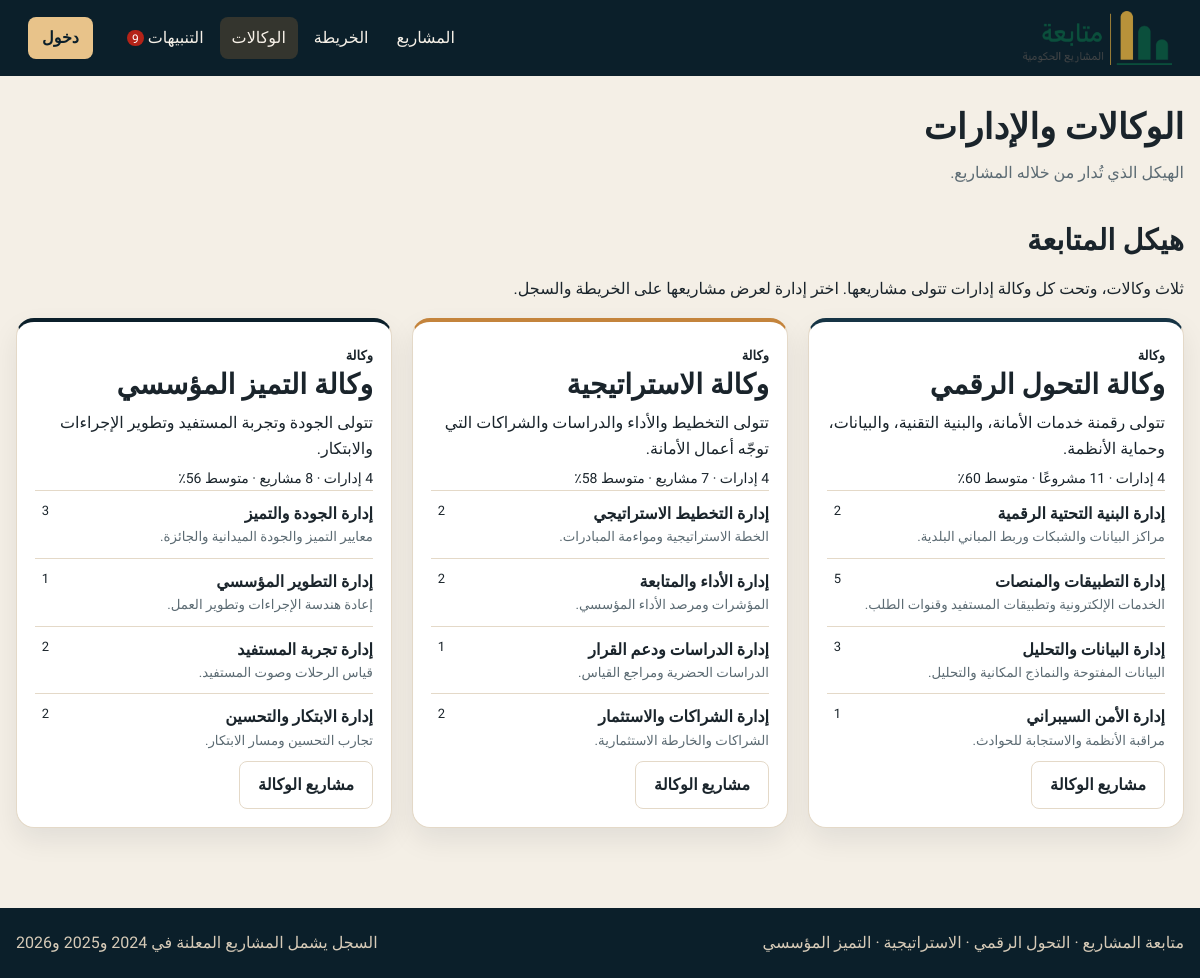
Screenshot of /structure.php with the database file from the repository.
### tables this page shows
CREATE TABLE agencies (
  id INT UNSIGNED NOT NULL AUTO_INCREMENT,
  name VARCHAR(150) NOT NULL,
  slug VARCHAR(80) NOT NULL,
  description TEXT NOT NULL,
  color VARCHAR(7) NOT NULL,
  icon VARCHAR(30) NOT NULL DEFAULT 'mark',
  PRIMARY KEY (id),
  UNIQUE KEY uq_agency_slug (slug)
);

CREATE TABLE departments (
  id INT UNSIGNED NOT NULL AUTO_INCREMENT,
  agency_id INT UNSIGNED NOT NULL,
  name VARCHAR(150) NOT NULL,
  description VARCHAR(300) NOT NULL,
  PRIMARY KEY (id),
  KEY idx_department_agency (agency_id),
  CONSTRAINT fk_department_agency FOREIGN KEY (agency_id) REFERENCES agencies (id) ON DELETE RESTRICT
);

### includes/bootstrap.php (called while the page is built, shortened)
<?php
function e($value): string
{
    return htmlspecialchars((string) $value, ENT_QUOTES, 'UTF-8');
}
function app_config(): array
{
    $file = APP_ROOT . '/config/config.php';
    if (!is_file($file)) {
        return ['host' => '127.0.0.1', 'name' => 'amanah_hail', 'user' => 'root', 'pass' => ''];
    }
    $config = require $file;
    return is_array($config) ? $config : [];
}
function db(): PDO
{
    static $pdo = null;
    if ($pdo instanceof PDO) {
        return $pdo;
    }
    $c = app_config();
    $dsn = 'mysql:host=' . $c['host'] . ';dbname=' . $c['name'] . ';charset=utf8mb4';
    try {
        $pdo = new PDO($dsn, $c['user'], $c['pass'], [
            PDO::ATTR_ERRMODE => PDO::ERRMODE_EXCEPTION,
            PDO::ATTR_DEFAULT_FETCH_MODE => PDO::FETCH_ASSOC,
            PDO::ATTR_EMULATE_PREPARES => false,
        ]);
    } catch (PDOException $e) {
        render_db_error($e);
    }
    return $pdo;
}
function fetch_agencies(): array
{
    return db()->query(
        'SELECT a.id, a.name, a.slug, a.description, a.color, a.icon,
                COUNT(DISTINCT d.id) AS department_count,
                COUNT(p.id) AS project_count,
                COALESCE(ROUND(AVG(p.progress)), 0) AS avg_progress
         FROM agencies a
         LEFT JOIN departments d ON d.agency_id = a.id
         LEFT JOIN projects p ON p.department_id = d.id AND p.announced_year IN (2024, 2025, 2026)
         GROUP BY a.id, a.name, a.slug, a.description, a.color, a.icon
         ORDER BY a.id'
    )->fetchAll();
}
function fetch_departments(): array
{
    return db()->query(
        'SELECT d.*, a.name AS agency_name, a.color AS agency_color, a.id AS agency_id,
                (SELECT COUNT(*) FROM projects p WHERE p.department_id = d.id AND p.announced_year IN (2024, 2025, 2026)) AS project_count
         FROM departments d
         INNER JOIN agencies a ON a.id = d.agency_id
         ORDER BY a.id, d.id'
    )->fetchAll();
}
function count_label(int $n): string
{
    if ($n >= 3 && $n <= 10) {
        return $n . ' مشاريع';
    }
    return $n . ' مشروعًا';
}
require_once __DIR__ . '/layout.php';

### structure.php (the view, shortened to what this page needs)
<?php
require __DIR__ . '/includes/bootstrap.php';
$agencies = fetch_agencies();
$departments = fetch_departments();
$byAgency = [];
foreach ($departments as $department) {
    $byAgency[$department['agency_id']][] = $department;
}
?>
<section class="container page-gap">
  <header class="page-intro">
    <h2>هيكل المتابعة</h2>
    <p>ثلاث وكالات، وتحت كل وكالة إدارات تتولى مشاريعها. اختر إدارة لعرض مشاريعها على الخريطة والسجل.</p>
  </header>
  <div class="org">
    <?php foreach ($agencies as $agency): ?>
      <article class="org-card" style="--agency: <?= e($agency['color']) ?>">
        <header>
          <p class="kicker">وكالة</p>
          <h2><?= e($agency['name']) ?></h2>
          <p><?= e($agency['description']) ?></p>
          <p class="org-stats"><?= (int) $agency['department_count'] ?> إدارات · <?= e(count_label((int) $agency['project_count'])) ?> · متوسط <?= (int) $agency['avg_progress'] ?>٪</p>
        </header>
        <ul class="dept-list">
          <?php foreach ($byAgency[$agency['id']] ?? [] as $department): ?>
            <li>
              <a href="index.php?agency=<?= (int) $agency['id'] ?>&amp;dept=<?= (int) $department['id'] ?>#list"><?= e($department['name']) ?></a>
              <span><?= (int) $department['project_count'] ?></span>
              <small><?= e($department['description']) ?></small>
            </li>
          <?php endforeach; ?>
        </ul>
        <a class="btn btn-ghost" href="index.php?agency=<?= (int) $agency['id'] ?>#list">مشاريع الوكالة</a>
      </article>
    <?php endforeach; ?>
  </div>
</section>

### assets/css/style.css (style rules this page uses)
:root { --ink: #0B1F2A; --ink-2: #163445; --copper: #C4843C; --copper-2: #E8C38A; --sand: #F4EFE6; --paper: #FFFcf7; --text-dark: #1A242B; --muted: #5C6B73; --border-color: #E4D9C8; --white: #ffffff; --alert: #B42318; --ok: #2F6F5E; --font-main: "IBM Plex Sans Arabic", "IBM Plex Sans", system-ui, sans-serif; --primary-color: var(--copper); --primary-dark: var(--ink); --footer-bg: var(--ink); --section-gap: 20px; --pine: var(--ink); --pine-2: var(--copper); --brass: var(--copper); --brass-2: var(--copper-2); --bg: var(--sand); --line: var(--border-color); --sans: var(--font-main); --display: var(--font-main); --shadow: 0 12px 28px rgba(11, 31, 42, .08); }
* { box-sizing: border-box; }
html { scroll-behavior: smooth; }
body { margin: 0; color: var(--text-dark); background: var(--sand); font-family: var(--font-main); font-size: 16px; line-height: 1.6; }
a { color: var(--ink-2); }
h1, h2, h3 { line-height: 1.35; font-weight: 600; margin: 0; }
.container { width: min(1180px, calc(100% - 32px)); margin-inline: auto; }
.kicker { margin: 0 0 8px; color: var(--copper); font-size: 13px; font-weight: 600; }
.kpi, .panel, .map-panel, .alert-panel, .login-card, .install-card, .org-card { background: var(--white); border: 1px solid var(--border-color); border-radius: 18px; box-shadow: var(--shadow); }
.map-layout, .detail-grid, .split-bottom, .admin-grid, .footer-grid, .org { display: grid; gap: var(--section-gap); }
.alert-mini, .plain-list, .dept-list, .timeline, .alert-list { list-style: none; margin: 0; padding: 0; }
.list-block, .page-gap { margin-top: 28px; padding-bottom: 40px; }
.btn { display: inline-flex; align-items: center; justify-content: center; gap: 6px; border-radius: 8px; padding: 10px 18px; border: 1px solid transparent; text-decoration: none; background: transparent; cursor: pointer; font-weight: 600; }
.btn-ghost { border-color: var(--border-color); color: var(--text-dark); background: #fff; }
.agency-head h2, .org-card h2 { margin: 0; font-size: 1.75rem; }
.agency-head p, .org-card p { margin: 6px 0 0; max-width: 68ch; color: var(--text-gray); }
.agency-stat span, .org-stats { color: var(--muted); font-size: 14px; }
.page-intro h2 { margin-bottom: 0; font-size: 1.8rem; }
.org { grid-template-columns: repeat(3, 1fr); align-items: start; }
.org-card { padding: 18px; border-top: 4px solid var(--agency, var(--primary-color)); }
.dept-list li { padding: 10px 0; border-top: 1px solid var(--border-color); }
.dept-list a { font-weight: 600; text-decoration: none; color: var(--text-dark); }
.dept-list span { float: left; min-width: 1.6em; text-align: center; background: var(--light-gray); border-radius: 99px; font-size: 13px; }
.dept-list small { display: block; color: var(--muted); }

### rows the page displays
agencies: name "وكالة التحول الرقمي", description "تتولى رقمنة خدمات الأمانة، والبنية التقنية، والبيانات، وحماية الأنظمة.", department_count "4", project_count "11 مشروعًا", avg_progress "60"
departments: name "إدارة البنية التحتية الرقمية", project_count "2", description "مراكز البيانات والشبكات وربط المباني البلدية."
departments: name "إدارة التطبيقات والمنصات", project_count "5", description "الخدمات الإلكترونية وتطبيقات المستفيد وقنوات الطلب."
departments: name "إدارة البيانات والتحليل", project_count "3", description "البيانات المفتوحة والنماذج المكانية والتحليل."
departments: name "إدارة الأمن السيبراني", project_count "1", description "مراقبة الأنظمة والاستجابة للحوادث."
agencies: name "وكالة الاستراتيجية", description "تتولى التخطيط والأداء والدراسات والشراكات التي توجّه أعمال الأمانة.", department_count "4", project_count "7 مشاريع", avg_progress "58"
departments: name "إدارة التخطيط الاستراتيجي", project_count "2", description "الخطة الاستراتيجية ومواءمة المبادرات."
departments: name "إدارة الأداء والمتابعة", project_count "2", description "المؤشرات ومرصد الأداء المؤسسي."
departments: name "إدارة الدراسات ودعم القرار", project_count "1", description "الدراسات الحضرية ومراجع القياس."
departments: name "إدارة الشراكات والاستثمار", project_count "2", description "الشراكات والخارطة الاستثمارية."
agencies: name "وكالة التميز المؤسسي", description "تتولى الجودة وتجربة المستفيد وتطوير الإجراءات والابتكار.", department_count "4", project_count "8 مشاريع", avg_progress "56"
departments: name "إدارة الجودة والتميز", project_count "3", description "معايير التميز والجودة الميدانية والجائزة."
departments: name "إدارة التطوير المؤسسي", project_count "1", description "إعادة هندسة الإجراءات وتطوير العمل."
departments: name "إدارة تجربة المستفيد", project_count "2", description "قياس الرحلات وصوت المستفيد."
departments: name "إدارة الابتكار والتحسين", project_count "2", description "تجارب التحسين ومسار الابتكار."

### other values shown
$link[1] "المشاريع"
$link[1] "الخريطة"
$link[1] "الوكالات"
$link[1] "التنبيهات"
$head[0] "الوكالات والإدارات"
$head[1] "الهيكل الذي تُدار من خلاله المشاريع."
